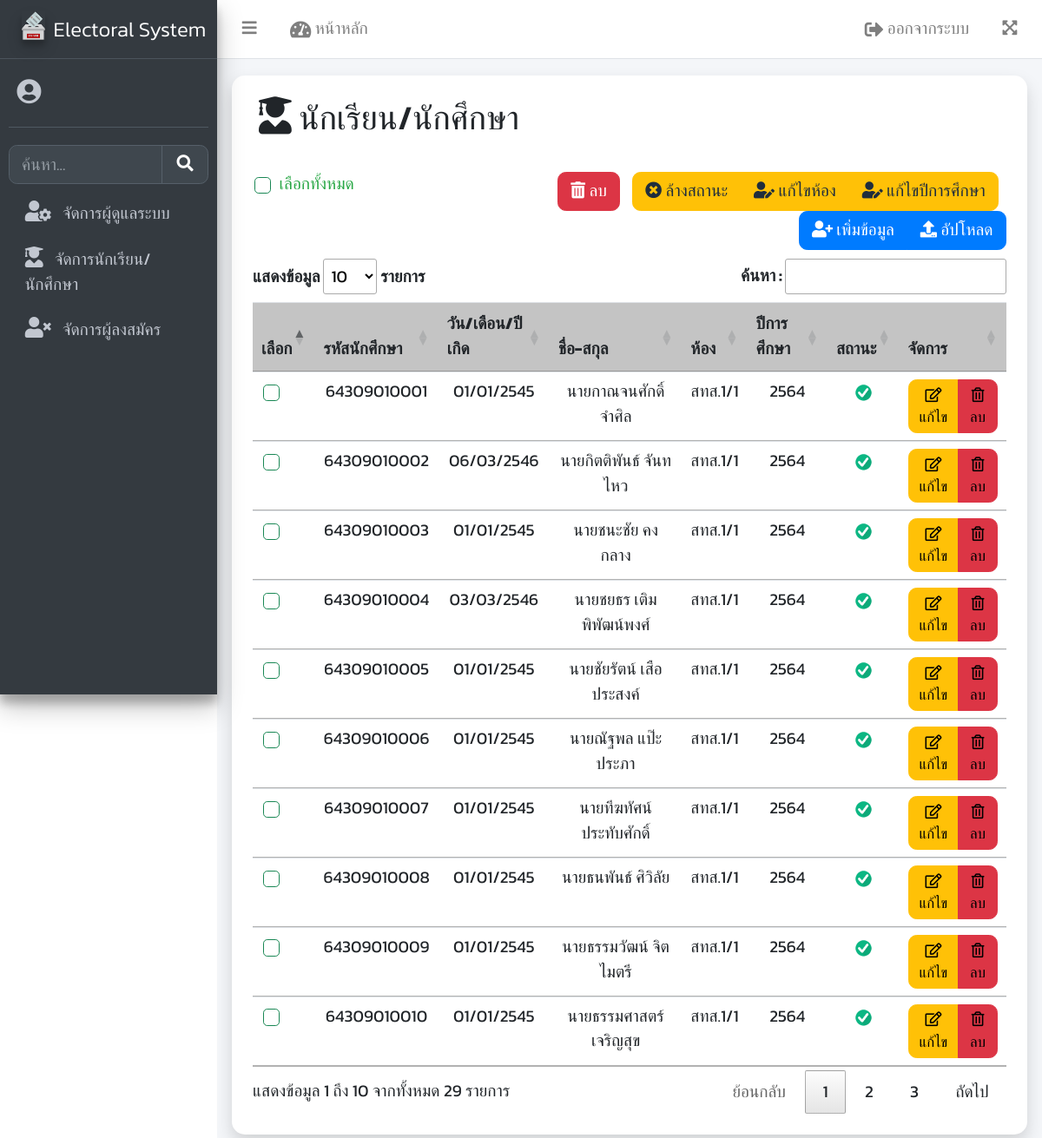
/admin/list_student.php (signed in), run on the app's committed database.
### tables this page shows
CREATE TABLE `eltr_student` (
  `s_user` varchar(100) NOT NULL,
  `s_pass` varchar(100) NOT NULL,
  `s_name` varchar(100) NOT NULL,
  `s_class` varchar(10) NOT NULL,
  `s_year` int(11) NOT NULL,
  `s_status` int(11) NOT NULL
);

### admin/list_student.php (the view, shortened to what this page needs)
<!DOCTYPE html>
<html lang="en">
<head>
    <?php include("head_admin.php"); ?>
    <link rel="stylesheet" href="css/datatables.min.css">
    <link rel="stylesheet" href="../css/style.css">
    <link rel="stylesheet" href="../css/custom.css">
</head>
<body class="hold-transition sidebar-mini layout-fixed">
    <div class="wrapper">
        <?php include("navbar.php"); ?>
        <?php include('sidebar.php'); ?>
        <div class="content-wrapper pt-3">
            <div class="content">
                <div class="container-fluid">
                    <div class="row mb-2">
                        <div class="col-lg-12">
                            <div class="card shadow">
                                <div class="card-body">
                                    <div class="row">
                                        <h2>
                                            <i class="fas fa-user-graduate" style="font-size: 2.25rem"></i>
                                            นักเรียน/นักศึกษา
                                        </h2>
                                    </div>
                                    <form class="form-horizontal was-validated" enctype="multipart/form-data" method="post" action="student_db">
                                        <div class="row">
                                            <div class="col-3 form-check">
                                                <input type="checkbox" class="form-check-input" id="select_all">
                                                <label class="form-check-label" for="select_all">เลือกทั้งหมด</label>
                                            </div>
                                            <div class="col-9" align="right">
                                                <button type="button" class="btn btn-danger" data-bs-toggle="modal" data-bs-target="#mul_delete">
                                                    <i class="fas fa-trash-alt"></i>
                                                    ลบ
                                                </button>
                                                <div class="btn-group" role="group">
                                                    <button type="button" class="btn btn-warning" data-bs-toggle="modal" data-bs-target="#status">
                                                        <i class="fas fa-times-circle"></i>
                                                        ล้างสถานะ
                                                    </button>
                                                    <button type="button" class="btn btn-warning" data-bs-toggle="modal" data-bs-target="#update-class">
                                                        <i class="fas fa-user-edit"></i>
                                                        แก้ไขห้อง
                                                    </button>
                                                    <button type="button" class="btn btn-warning" data-bs-toggle="modal" data-bs-target="#update-year">
                                                        <i class="fas fa-user-edit"></i>
                                                        แก้ไขปีการศึกษา
                                                    </button>
                                                </div>
                                                <div class="btn-group" role="group">
                                                    <button type="button" class="btn btn-primary" data-bs-toggle="modal" data-bs-target="#add">
                                                        <i class="fas fa-user-plus"></i>
                                                        เพิ่มข้อมูล
                                                    </button>
                                                    <button type="button" class="btn btn-primary" data-bs-toggle="modal" data-bs-target="#upload">
                                                        <i class="fas fa-upload"></i>
                                                        อัปโหลด
                                                    </button>
                                                </div>
                                            </div>
                                        </div>
                                        <?php
                                            include('../condb.php');
                                            $sql = "SELECT * FROM `eltr_student` ORDER BY 's_user' ASC";
                                            $result = mysqli_query($con, $sql) or die ("Error in query: $sql " . mysqli_error());
                                        ?>
                                        <table class="table table-hover" id="myTable">
                                            <thead>
                                                <tr class="table table-active" align="center">
                                                    <th>เลือก</th>
                                                    <th>รหัสนักศึกษา</th>
                                                    <th>วัน/เดือน/ปี เกิด</th>
                                                    <th>ชื่อ-สกุล</th>
                                                    <th>ห้อง</th>
                                                    <th>ปีการศึกษา</th>
                                                    <th>สถานะ</th>
                                                    <th>จัดการ</th>
                                                </tr>
                                            </thead>
                                            <?php foreach($result as $row) { ?>
                                                <tr align="center">
                                                    <td>
                                                        <div>
                                                            <input type="checkbox" class="form-check-input" name="ids[]" value="<?php echo $row['s_user']; ?>">
                                                        </div>
                                                    </td>
                                                    <td><?php echo $row['s_user']; ?></td>
                                                    <td><?php echo $row['s_pass']; ?></td>
                                                    <td><?php echo $row['s_name']; ?></td>
                                                    <td><?php echo $row['s_class']; ?></td>
                                                    <td><?php echo $row['s_year']; ?></td>
                                                    <td>
                                                        <?php
                                                            if($row['s_status'] == 0)
                                                            {
                                                                echo "<img src='../img//logo/incorrect.png' width='21'>";
                                                            }
                                                            elseif($row['s_status'] == 1)
                                                            {
                                                                echo "<img src='../img//logo/correct.png' width='21'>";
                                                            }
                                                        ?>
                                                    </td>
                                                    <td>
                                                        <div class="btn-group" role="group">
                                                            <button type="button" class="btn btn-sm btn-warning" href="student_db.php?s_user=<?php echo $row['s_user'];?>" data-bs-toggle="modal" data-bs-target="#update<?php echo $row['s_user'];?>">
                                                                <font color="black">
                                                                    <i class="far fa-edit"></i>
                                                                    แก้ไข
                                                                </font>
                                                            </button>
                                                            <button type="button" class="btn btn-sm btn-danger" href="student_db.php?s_user=<?php echo $row['s_user'];?>" data-bs-toggle="modal" data-bs-target="#delete<?php echo $row['s_user'];?>">
                                                                <font color="black">
                                                                    <i class="far fa-trash-alt"></i>
                                                                    ลบ
                                                                </font>
                                                            </button>
                                                        </div>
                                                    </td>
                                                </tr>
                                    </form>
                                        <?php } ?>
                                </div>
                            </div>
                        </div>
                    </div>
                </div>
            </div>
        </div>
    </div>
    <?php
        echo '
        <script src="../js/jquery-3.6.1.min.js"></script>
        <script src="../js/sweetalert2.all.min.js"></script>
        <link rel="stylesheet" href="../css/sweetalert2.min.css">
        ';
    ?>
</body>
</html>

### css/style.css (style rules this page uses)
html { font-size: calc(60% + 0.8vmin); }
body { font-family: 'Kanit', sans-serif; }

### css/custom.css (style rules this page uses)
.btn { border-radius: .5rem; transition: .25s; }
.card { border-radius: 15px !important; }
.shadow { box-shadow: 0 .5rem 1rem rgba(0,0,0,.15)!important; }

### data on the page
eltr_student: s_user "64309010001", s_pass "01/01/2545", s_name "นายกาณจนศักดิ์ จำศิล", s_class "สทส.1/1", s_year "2564", s_status 1 (drawn)
eltr_student: s_user "64309010002", s_pass "06/03/2546", s_name "นายกิตติพันธ์ จันทไหว", s_class "สทส.1/1", s_year "2564", s_status 1 (drawn)
eltr_student: s_user "64309010003", s_pass "01/01/2545", s_name "นายชนะชัย คงกลาง", s_class "สทส.1/1", s_year "2564", s_status 1 (drawn)
eltr_student: s_user "64309010004", s_pass "03/03/2546", s_name "นายชยธร เติมพิพัฒน์พงศ์", s_class "สทส.1/1", s_year "2564", s_status 1 (drawn)
eltr_student: s_user "64309010005", s_pass "01/01/2545", s_name "นายชัยรัตน์ เสือประสงค์", s_class "สทส.1/1", s_year "2564", s_status 1 (drawn)
eltr_student: s_user "64309010006", s_pass "01/01/2545", s_name "นายณัฐพล แป๊ะประภา", s_class "สทส.1/1", s_year "2564", s_status 1 (drawn)
eltr_student: s_user "64309010007", s_pass "01/01/2545", s_name "นายทีฆทัศน์ ประทับศักดิ์", s_class "สทส.1/1", s_year "2564", s_status 1 (drawn)
eltr_student: s_user "64309010008", s_pass "01/01/2545", s_name "นายธนพันธ์ ศิวิลัย", s_class "สทส.1/1", s_year "2564", s_status 1 (drawn)
eltr_student: s_user "64309010009", s_pass "01/01/2545", s_name "นายธรรมวัฒน์ จิตไมตรี", s_class "สทส.1/1", s_year "2564", s_status 1 (drawn)
eltr_student: s_user "64309010010", s_pass "01/01/2545", s_name "นายธรรมศาสตร์ เจริญสุข", s_class "สทส.1/1", s_year "2564", s_status 1 (drawn)
